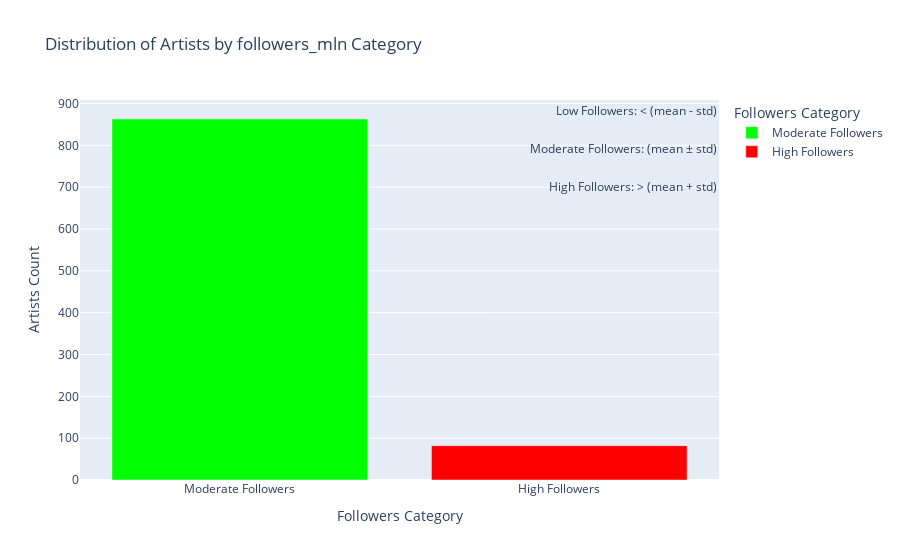

Notebook source saved alongside this figure:
### Markdown cell above
### Categorize artists by followers_mln and listeners_mln, and visualize the distribution of artists by category

### Code cell
# Calculate the mean and standard deviation of 'followers_mln'
mean_followers_mln = df_merged['followers_mln'].mean()
std_followers_mln = df_merged['followers_mln'].std()

# Define a function to categorize 'followers_mln' based on mean and standard deviation
def categorize_followers_mln(followers_mln):
    if followers_mln < (mean_followers_mln - std_followers_mln):
        return 'Low Followers'
    elif (mean_followers_mln - std_followers_mln) <= followers_mln < (mean_followers_mln + std_followers_mln):
        return 'Moderate Followers'
    else:
        return 'High Followers'

# Apply the categorization function to 'followers_mln' column
df_merged['followers_mln_category'] = df_merged['followers_mln'].apply(categorize_followers_mln)

color_scale = ['#0000FF', '#00FF00', '#FF0000']
category_orders_followers_mln = {'followers_mln_category':
                                 ['Low Followers', 'Moderate Followers', 'High Followers']}

# Create a DataFrame with counts for each followers_mln category
followers_mln_category_counts = df_merged['followers_mln_category'].value_counts().reset_index()
followers_mln_category_counts.columns = ['followers_mln_category', 'Artists Count']

# Create a bar chart for the followers_mln_category
followers_mln_category_fig = px.bar(followers_mln_category_counts,
                                x='followers_mln_category', y='Artists Count',
                                title='Distribution of Artists by followers_mln Category',
                                labels={'followers_mln_category': 'Followers Category'},
                                hover_data={'Artists Count': True},
                                color='followers_mln_category',
                                category_orders=category_orders_followers_mln,
                                color_discrete_sequence=color_scale)

legend_labels = {
    'Low Followers': 'Low Followers: < (mean - std)',
    'Moderate Followers': 'Moderate Followers: (mean ± std)',
    'High Followers': 'High Followers: > (mean + std)'
}

legend_annotations = [dict(x=1.00, y=1 - 0.1 * i, xref='paper', yref='paper',
                           text=f'{legend_labels[label]}', showarrow=False)
                      for i, label in enumerate(category_orders_followers_mln['followers_mln_category'])]

followers_mln_category_fig.update_layout(annotations=legend_annotations)
print(f'Mean followers_mln: {mean_followers_mln.round(3)}')
print(f'Standard Deviation followers_mln: {std_followers_mln.round(3)}')
followers_mln_category_fig.show()

### Figure 1 — Plotly figure (JSON) as saved in the notebook; plotly's stock layout.template omitted (floating-point values rounded to 4 significant figures)
{"data": [{"alignmentgroup": "True", "hovertemplate": "Followers Category=%{x}<br>Artists Count=%{y}<extra></extra>", "legendgroup": "Moderate Followers", "marker": {"color": "#00FF00", "pattern": {"shape": ""}}, "name": "Moderate Followers", "offsetgroup": "Moderate Followers", "orientation": "v", "showlegend": true, "textposition": "auto", "type": "bar", "x": ["Moderate Followers"], "xaxis": "x", "y": [863], "yaxis": "y"}, {"alignmentgroup": "True", "hovertemplate": "Followers Category=%{x}<br>Artists Count=%{y}<extra></extra>", "legendgroup": "High Followers", "marker": {"color": "#FF0000", "pattern": {"shape": ""}}, "name": "High Followers", "offsetgroup": "High Followers", "orientation": "v", "showlegend": true, "textposition": "auto", "type": "bar", "x": ["High Followers"], "xaxis": "x", "y": [82], "yaxis": "y"}], "layout": {"annotations": [{"showarrow": false, "text": "Low Followers: < (mean - std)", "x": 1, "xref": "paper", "y": 1, "yref": "paper"}, {"showarrow": false, "text": "Moderate Followers: (mean ± std)", "x": 1, "xref": "paper", "y": 0.9, "yref": "paper"}, {"showarrow": false, "text": "High Followers: > (mean + std)", "x": 1, "xref": "paper", "y": 0.8, "yref": "paper"}], "barmode": "relative", "legend": {"title": {"text": "Followers Category"}, "tracegroupgap": 0}, "title": {"text": "Distribution of Artists by followers_mln Category"}, "xaxis": {"anchor": "y", "categoryarray": ["Low Followers", "Moderate Followers", "High Followers"], "categoryorder": "array", "domain": [0, 1], "title": {"text": "Followers Category"}}, "yaxis": {"anchor": "x", "domain": [0, 1], "title": {"text": "Artists Count"}}}}
